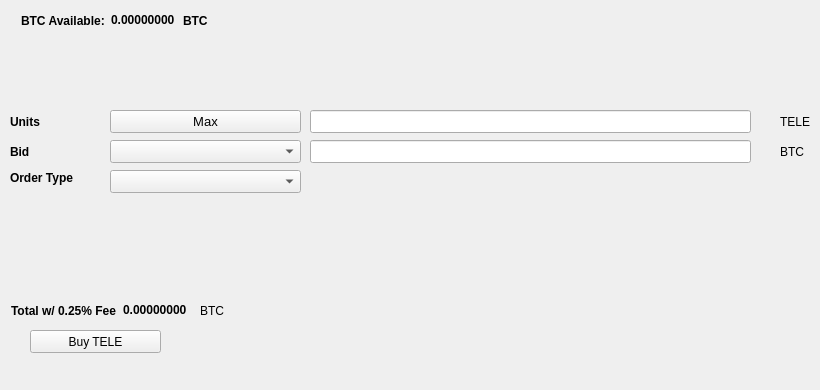
   <widget class="QWidget" name="BuyTab">
    <attribute name="title">
     <string>Buy</string>
    </attribute>
    <widget class="QPushButton" name="BuyTELE">
     <property name="geometry">
      <rect>
       <x>30</x>
       <y>330</y>
       <width>131</width>
       <height>23</height>
      </rect>
     </property>
     <property name="text">
      <string>Buy TELE</string>
     </property>
     <property name="icon">
      <iconset resource="../tele.qrc">
       <normaloff>:/icons/bitcoin</normaloff>:/icons/bitcoin</iconset>
     </property>
    </widget>
    <widget class="QLabel" name="label_3">
     <property name="geometry">
      <rect>
       <x>10</x>
       <y>110</y>
       <width>46</width>
       <height>23</height>
      </rect>
     </property>
     <property name="font">
      <font>
       <weight>75</weight>
       <bold>true</bold>
      </font>
     </property>
     <property name="text">
      <string>Units</string>
     </property>
    </widget>
    <widget class="QLineEdit" name="UnitsInput">
     <property name="geometry">
      <rect>
       <x>310</x>
       <y>110</y>
       <width>441</width>
       <height>23</height>
      </rect>
     </property>
     <property name="font">
      <font>
       <pointsize>9</pointsize>
       <weight>75</weight>
       <bold>true</bold>
      </font>
     </property>
    </widget>
    <widget class="QLineEdit" name="BuyBidPriceEdit">
     <property name="geometry">
      <rect>
       <x>310</x>
       <y>140</y>
       <width>441</width>
       <height>23</height>
      </rect>
     </property>
     <property name="font">
      <font>
       <pointsize>9</pointsize>
       <weight>75</weight>
       <bold>true</bold>
      </font>
     </property>
    </widget>
    <widget class="QLabel" name="label_4">
     <property name="geometry">
      <rect>
       <x>780</x>
       <y>110</y>
       <width>31</width>
       <height>23</height>
      </rect>
     </property>
     <property name="text">
      <string>TELE</string>
     </property>
    </widget>
    <widget class="QLabel" name="label_5">
     <property name="geometry">
      <rect>
       <x>780</x>
       <y>140</y>
       <width>31</width>
       <height>23</height>
      </rect>
     </property>
     <property name="text">
      <string>BTC</string>
     </property>
    </widget>
    <widget class="QLabel" name="label_6">
     <property name="geometry">
      <rect>
       <x>10</x>
       <y>140</y>
       <width>46</width>
       <height>23</height>
      </rect>
     </property>
     <property name="font">
      <font>
       <weight>75</weight>
       <bold>true</bold>
      </font>
     </property>
     <property name="text">
      <string>Bid</string>
     </property>
    </widget>
    <widget class="QLabel" name="label_7">
     <property name="geometry">
      <rect>
       <x>10</x>
       <y>170</y>
       <width>91</width>
       <height>16</height>
      </rect>
     </property>
     <property name="font">
      <font>
       <weight>75</weight>
       <bold>true</bold>
      </font>
     </property>
     <property name="text">
      <string>Order Type</string>
     </property>
    </widget>
    <widget class="QPushButton" name="Buy_Max_Amount">
     <property name="geometry">
      <rect>
       <x>110</x>
       <y>110</y>
       <width>191</width>
       <height>23</height>
      </rect>
     </property>
     <property name="font">
      <font>
       <pointsize>10</pointsize>
      </font>
     </property>
     <property name="text">
      <string>Max</string>
     </property>
    </widget>
    <widget class="QComboBox" name="BuyBidcomboBox">
     <property name="geometry">
      <rect>
       <x>110</x>
       <y>140</y>
       <width>191</width>
       <height>23</height>
      </rect>
     </property>
     <property name="font">
      <font>
       <pointsize>10</pointsize>
      </font>
     </property>
    </widget>
    <widget class="QComboBox" name="buyOrdertypeCombo">
     <property name="geometry">
      <rect>
       <x>110</x>
       <y>170</y>
       <width>191</width>
       <height>23</height>
      </rect>
     </property>
     <property name="font">
      <font>
       <pointsize>10</pointsize>
      </font>
     </property>
    </widget>
    <widget class="QWidget" name="layoutWidget1">
     <property name="geometry">
      <rect>
       <x>21</x>
       <y>11</y>
       <width>227</width>
       <height>19</height>
      </rect>
     </property>
     <layout class="QHBoxLayout" name="horizontalLayout_3">
      <item>
       <widget class="QLabel" name="label232">
        <property name="font">
         <font>
          <weight>75</weight>
          <bold>true</bold>
         </font>
        </property>
        <property name="text">
         <string>BTC Available:</string>
        </property>
       </widget>
      </item>
      <item>
       <widget class="QLabel" name="BtcAvailableLbl">
        <property name="palette">
         <palette>
          <active>
           <colorrole role="WindowText">
            <brush brushstyle="SolidPattern">
             <color alpha="255">
              <red>0</red>
              <green>0</green>
              <blue>0</blue>
             </color>
            </brush>
           </colorrole>
           <colorrole role="Button">
            <brush brushstyle="SolidPattern">
             <color alpha="255">
              <red>0</red>
              <green>170</green>
              <blue>0</blue>
             </color>
            </brush>
           </colorrole>
           <colorrole role="Light">
            <brush brushstyle="SolidPattern">
             <color alpha="255">
              <red>0</red>
              <green>255</green>
              <blue>0</blue>
             </color>
            </brush>
           </colorrole>
           <colorrole role="Midlight">
            <brush brushstyle="SolidPattern">
             <color alpha="255">
              <red>0</red>
              <green>212</green>
              <blue>0</blue>
             </color>
            </brush>
           </colorrole>
           <colorrole role="Dark">
            <brush brushstyle="SolidPattern">
             <color alpha="255">
              <red>0</red>
              <green>85</green>
              <blue>0</blue>
             </color>
            </brush>
           </colorrole>
           <colorrole role="Mid">
            <brush brushstyle="SolidPattern">
             <color alpha="255">
              <red>0</red>
              <green>113</green>
              <blue>0</blue>
             </color>
            </brush>
           </colorrole>
           <colorrole role="Text">
            <brush brushstyle="SolidPattern">
             <color alpha="255">
              <red>0</red>
              <green>170</green>
              <blue>0</blue>
             </color>
            </brush>
           </colorrole>
           <colorrole role="BrightText">
            <brush brushstyle="SolidPattern">
             <color alpha="255">
              <red>255</red>
              <green>255</green>
              <blue>255</blue>
             </color>
            </brush>
           </colorrole>
           <colorrole role="ButtonText">
            <brush brushstyle="SolidPattern">
             <color alpha="255">
              <red>0</red>
              <green>0</green>
              <blue>0</blue>
             </color>
            </brush>
           </colorrole>
           <colorrole role="Base">
            <brush brushstyle="SolidPattern">
             <color alpha="255">
              <red>255</red>
              <green>255</green>
              <blue>255</blue>
             </color>
            </brush>
           </colorrole>
           <colorrole role="Window">
            <brush brushstyle="SolidPattern">
             <color alpha="255">
              <red>0</red>
              <green>170</green>
              <blue>0</blue>
             </color>
            </brush>
           </colorrole>
           <colorrole role="Shadow">
            <brush brushstyle="SolidPattern">
             <color alpha="255">
              <red>0</red>
              <green>0</green>
              <blue>0</blue>
             </color>
            </brush>
           </colorrole>
           <colorrole role="AlternateBase">
            <brush brushstyle="SolidPattern">
             <color alpha="255">
              <red>127</red>
              <green>212</green>
              <blue>127</blue>
             </color>
            </brush>
           </colorrole>
           <colorrole role="ToolTipBase">
            <brush brushstyle="SolidPattern">
             <color alpha="255">
              <red>255</red>
              <green>255</green>
              <blue>220</blue>
             </color>
            </brush>
           </colorrole>
           <colorrole role="ToolTipText">
            <brush brushstyle="SolidPattern">
             <color alpha="255">
              <red>0</red>
              <green>0</green>
              <blue>0</blue>
             </color>
            </brush>
           </colorrole>
          </active>
          <inactive>
           <colorrole role="WindowText">
            <brush brushstyle="SolidPattern">
             <color alpha="255">
              <red>0</red>
              <green>0</green>
              <blue>0</blue>
             </color>
            </brush>
           </colorrole>
           <colorrole role="Button">
            <brush brushstyle="SolidPattern">
             <color alpha="255">
              <red>0</red>
              <green>170</green>
              <blue>0</blue>
             </color>
            </brush>
           </colorrole>
           <colorrole role="Light">
            <brush brushstyle="SolidPattern">
             <color alpha="255">
              <red>0</red>
              <green>255</green>
              <blue>0</blue>
             </color>
            </brush>
           </colorrole>
           <colorrole role="Midlight">
            <brush brushstyle="SolidPattern">
             <color alpha="255">
              <red>0</red>
              <green>212</green>
              <blue>0</blue>
             </color>
            </brush>
           </colorrole>
           <colorrole role="Dark">
            <brush brushstyle="SolidPattern">
             <color alpha="255">
              <red>0</red>
              <green>85</green>
              <blue>0</blue>
             </color>
            </brush>
           </colorrole>
           <colorrole role="Mid">
            <brush brushstyle="SolidPattern">
             <color alpha="255">
              <red>0</red>
              <green>113</green>
              <blue>0</blue>
             </color>
            </brush>
           </colorrole>
           <colorrole role="Text">
            <brush brushstyle="SolidPattern">
             <color alpha="255">
              <red>0</red>
              <green>170</green>
              <blue>0</blue>
             </color>
            </brush>
           </colorrole>
           <colorrole role="BrightText">
            <brush brushstyle="SolidPattern">
             <color alpha="255">
              <red>255</red>
              <green>255</green>
              <blue>255</blue>
             </color>
            </brush>
           </colorrole>
           <colorrole role="ButtonText">
            <brush brushstyle="SolidPattern">
             <color alpha="255">
              <red>0</red>
              <green>0</green>
              <blue>0</blue>
             </color>
            </brush>
           </colorrole>
           <colorrole role="Base">
            <brush brushstyle="SolidPattern">
             <color alpha="255">
              <red>255</red>
              <green>255</green>
              <blue>255</blue>
             </color>
            </brush>
           </colorrole>
           <colorrole role="Window">
            <brush brushstyle="SolidPattern">
             <color alpha="255">
              <red>0</red>
              <green>170</green>
              <blue>0</blue>
             </color>
            </brush>
           </colorrole>
           <colorrole role="Shadow">
            <brush brushstyle="SolidPattern">
             <color alpha="255">
              <red>0</red>
              <green>0</green>
              <blue>0</blue>
             </color>
            </brush>
           </colorrole>
           <colorrole role="AlternateBase">
            <brush brushstyle="SolidPattern">
             <color alpha="255">
              <red>127</red>
              <green>212</green>
              <blue>127</blue>
             </color>
            </brush>
           </colorrole>
           <colorrole role="ToolTipBase">
            <brush brushstyle="SolidPattern">
             <color alpha="255">
              <red>255</red>
              <green>255</green>
              <blue>220</blue>
             </color>
            </brush>
           </colorrole>
           <colorrole role="ToolTipText">
            <brush brushstyle="SolidPattern">
             <color alpha="255">
              <red>0</red>
              <green>0</green>
              <blue>0</blue>
             </color>
            </brush>
           </colorrole>
          </inactive>
          <disabled>
           <colorrole role="WindowText">
            <brush brushstyle="SolidPattern">
             <color alpha="255">
              <red>0</red>
              <green>85</green>
              <blue>0</blue>
             </color>
            </brush>
           </colorrole>
           <colorrole role="Button">
            <brush brushstyle="SolidPattern">
             <color alpha="255">
              <red>0</red>
              <green>170</green>
              <blue>0</blue>
             </color>
            </brush>
           </colorrole>
           <colorrole role="Light">
            <brush brushstyle="SolidPattern">
             <color alpha="255">
              <red>0</red>
              <green>255</green>
              <blue>0</blue>
             </color>
            </brush>
           </colorrole>
           <colorrole role="Midlight">
            <brush brushstyle="SolidPattern">
             <color alpha="255">
              <red>0</red>
              <green>212</green>
              <blue>0</blue>
             </color>
            </brush>
           </colorrole>
           <colorrole role="Dark">
            <brush brushstyle="SolidPattern">
             <color alpha="255">
              <red>0</red>
              <green>85</green>
              <blue>0</blue>
             </color>
            </brush>
           </colorrole>
           <colorrole role="Mid">
            <brush brushstyle="SolidPattern">
             <color alpha="255">
              <red>0</red>
              <green>113</green>
              <blue>0</blue>
             </color>
            </brush>
           </colorrole>
           <colorrole role="Text">
            <brush brushstyle="SolidPattern">
             <color alpha="255">
              <red>0</red>
              <green>85</green>
              <blue>0</blue>
             </color>
            </brush>
           </colorrole>
           <colorrole role="BrightText">
            <brush brushstyle="SolidPattern">
             <color alpha="255">
              <red>255</red>
              <green>255</green>
              <blue>255</blue>
             </color>
            </brush>
           </colorrole>
           <colorrole role="ButtonText">
            <brush brushstyle="SolidPattern">
             <color alpha="255">
              <red>0</red>
              <green>85</green>
              <blue>0</blue>
             </color>
            </brush>
           </colorrole>
           <colorrole role="Base">
            <brush brushstyle="SolidPattern">
             <color alpha="255">
              <red>0</red>
              <green>170</green>
              <blue>0</blue>
             </color>
            </brush>
           </colorrole>
           <colorrole role="Window">
            <brush brushstyle="SolidPattern">
             <color alpha="255">
              <red>0</red>
              <green>170</green>
              <blue>0</blue>
             </color>
            </brush>
           </colorrole>
           <colorrole role="Shadow">
            <brush brushstyle="SolidPattern">
             <color alpha="255">
              <red>0</red>
              <green>0</green>
              <blue>0</blue>
             </color>
            </brush>
           </colorrole>
           <colorrole role="AlternateBase">
            <brush brushstyle="SolidPattern">
             <color alpha="255">
              <red>0</red>
              <green>170</green>
              <blue>0</blue>
             </color>
            </brush>
           </colorrole>
           <colorrole role="ToolTipBase">
            <brush brushstyle="SolidPattern">
             <color alpha="255">
              <red>255</red>
              <green>255</green>
              <blue>220</blue>
             </color>
            </brush>
           </colorrole>
           <colorrole role="ToolTipText">
            <brush brushstyle="SolidPattern">
             <color alpha="255">
              <red>0</red>
              <green>0</green>
              <blue>0</blue>
             </color>
            </brush>
           </colorrole>
          </disabled>
         </palette>
        </property>
        <property name="font">
         <font>
          <weight>75</weight>
          <bold>true</bold>
         </font>
        </property>
        <property name="text">
         <string>0.00000000</string>
        </property>
        <property name="textInteractionFlags">
         <set>Qt::LinksAccessibleByMouse|Qt::TextSelectableByKeyboard|Qt::TextSelectableByMouse</set>
        </property>
       </widget>
      </item>
      <item>
       <widget class="QLabel" name="BtcAvailableLbl_2">
        <property name="font">
         <font>
          <weight>75</weight>
          <bold>true</bold>
         </font>
        </property>
        <property name="text">
         <string>BTC</string>
        </property>
       </widget>
      </item>
     </layout>
    </widget>
    <widget class="QWidget" name="layoutWidge2">
     <property name="geometry">
      <rect>
       <x>11</x>
       <y>301</y>
       <width>259</width>
       <height>19</height>
      </rect>
     </property>
     <layout class="QHBoxLayout" name="horizontalLayout_4">
      <item>
       <widget class="QLabel" name="label_9">
        <property name="font">
         <font>
          <weight>75</weight>
          <bold>true</bold>
         </font>
        </property>
        <property name="text">
         <string>Total w/ 0.25% Fee</string>
        </property>
       </widget>
      </item>
      <item>
       <widget class="QLabel" name="BuyCostLabel">
        <property name="palette">
         <palette>
          <active>
           <colorrole role="WindowText">
            <brush brushstyle="SolidPattern">
             <color alpha="255">
              <red>0</red>
              <green>0</green>
              <blue>0</blue>
             </color>
            </brush>
           </colorrole>
           <colorrole role="Button">
            <brush brushstyle="SolidPattern">
             <color alpha="255">
              <red>0</red>
              <green>170</green>
              <blue>0</blue>
             </color>
            </brush>
           </colorrole>
           <colorrole role="Light">
            <brush brushstyle="SolidPattern">
             <color alpha="255">
              <red>0</red>
              <green>255</green>
              <blue>0</blue>
             </color>
            </brush>
           </colorrole>
           <colorrole role="Midlight">
            <brush brushstyle="SolidPattern">
             <color alpha="255">
              <red>0</red>
              <green>212</green>
              <blue>0</blue>
             </color>
            </brush>
           </colorrole>
           <colorrole role="Dark">
            <brush brushstyle="SolidPattern">
             <color alpha="255">
              <red>0</red>
              <green>85</green>
              <blue>0</blue>
             </color>
            </brush>
           </colorrole>
           <colorrole role="Mid">
            <brush brushstyle="SolidPattern">
             <color alpha="255">
              <red>0</red>
              <green>113</green>
              <blue>0</blue>
             </color>
            </brush>
           </colorrole>
           <colorrole role="Text">
            <brush brushstyle="SolidPattern">
             <color alpha="255">
              <red>0</red>
              <green>170</green>
              <blue>0</blue>
             </color>
            </brush>
           </colorrole>
           <colorrole role="BrightText">
            <brush brushstyle="SolidPattern">
             <color alpha="255">
              <red>255</red>
              <green>255</green>
              <blue>255</blue>
             </color>
            </brush>
           </colorrole>
           <colorrole role="ButtonText">
            <brush brushstyle="SolidPattern">
             <color alpha="255">
              <red>0</red>
              <green>0</green>
              <blue>0</blue>
             </color>
            </brush>
           </colorrole>
           <colorrole role="Base">
            <brush brushstyle="SolidPattern">
             <color alpha="255">
              <red>255</red>
              <green>255</green>
              <blue>255</blue>
             </color>
            </brush>
           </colorrole>
           <colorrole role="Window">
            <brush brushstyle="SolidPattern">
             <color alpha="255">
              <red>0</red>
              <green>170</green>
              <blue>0</blue>
             </color>
            </brush>
           </colorrole>
           <colorrole role="Shadow">
            <brush brushstyle="SolidPattern">
             <color alpha="255">
              <red>0</red>
              <green>0</green>
              <blue>0</blue>
             </color>
            </brush>
           </colorrole>
           <colorrole role="AlternateBase">
            <brush brushstyle="SolidPattern">
             <color alpha="255">
              <red>127</red>
              <green>212</green>
              <blue>127</blue>
             </color>
            </brush>
           </colorrole>
           <colorrole role="ToolTipBase">
            <brush brushstyle="SolidPattern">
             <color alpha="255">
              <red>255</red>
              <green>255</green>
              <blue>220</blue>
             </color>
            </brush>
           </colorrole>
           <colorrole role="ToolTipText">
            <brush brushstyle="SolidPattern">
             <color alpha="255">
              <red>0</red>
              <green>0</green>
              <blue>0</blue>
             </color>
            </brush>
           </colorrole>
          </active>
          <inactive>
           <colorrole role="WindowText">
            <brush brushstyle="SolidPattern">
             <color alpha="255">
              <red>0</red>
              <green>0</green>
              <blue>0</blue>
             </color>
            </brush>
           </colorrole>
           <colorrole role="Button">
            <brush brushstyle="SolidPattern">
             <color alpha="255">
              <red>0</red>
              <green>170</green>
              <blue>0</blue>
             </color>
            </brush>
           </colorrole>
           <colorrole role="Light">
            <brush brushstyle="SolidPattern">
             <color alpha="255">
              <red>0</red>
              <green>255</green>
              <blue>0</blue>
             </color>
            </brush>
           </colorrole>
           <colorrole role="Midlight">
            <brush brushstyle="SolidPattern">
             <color alpha="255">
              <red>0</red>
              <green>212</green>
              <blue>0</blue>
             </color>
            </brush>
           </colorrole>
           <colorrole role="Dark">
            <brush brushstyle="SolidPattern">
             <color alpha="255">
              <red>0</red>
              <green>85</green>
              <blue>0</blue>
             </color>
            </brush>
           </colorrole>
           <colorrole role="Mid">
            <brush brushstyle="SolidPattern">
             <color alpha="255">
              <red>0</red>
              <green>113</green>
              <blue>0</blue>
             </color>
            </brush>
           </colorrole>
           <colorrole role="Text">
            <brush brushstyle="SolidPattern">
             <color alpha="255">
              <red>0</red>
              <green>170</green>
              <blue>0</blue>
             </color>
            </brush>
           </colorrole>
           <colorrole role="BrightText">
            <brush brushstyle="SolidPattern">
             <color alpha="255">
              <red>255</red>
              <green>255</green>
              <blue>255</blue>
             </color>
            </brush>
           </colorrole>
           <colorrole role="ButtonText">
            <brush brushstyle="SolidPattern">
             <color alpha="255">
              <red>0</red>
              <green>0</green>
              <blue>0</blue>
             </color>
            </brush>
           </colorrole>
           <colorrole role="Base">
            <brush brushstyle="SolidPattern">
             <color alpha="255">
              <red>255</red>
              <green>255</green>
              <blue>255</blue>
             </color>
            </brush>
           </colorrole>
           <colorrole role="Window">
            <brush brushstyle="SolidPattern">
             <color alpha="255">
              <red>0</red>
              <green>170</green>
              <blue>0</blue>
             </color>
            </brush>
           </colorrole>
           <colorrole role="Shadow">
            <brush brushstyle="SolidPattern">
             <color alpha="255">
              <red>0</red>
              <green>0</green>
              <blue>0</blue>
             </color>
            </brush>
           </colorrole>
           <colorrole role="AlternateBase">
            <brush brushstyle="SolidPattern">
             <color alpha="255">
              <red>127</red>
              <green>212</green>
              <blue>127</blue>
             </color>
            </brush>
           </colorrole>
           <colorrole role="ToolTipBase">
            <brush brushstyle="SolidPattern">
             <color alpha="255">
              <red>255</red>
              <green>255</green>
              <blue>220</blue>
             </color>
            </brush>
           </colorrole>
           <colorrole role="ToolTipText">
            <brush brushstyle="SolidPattern">
             <color alpha="255">
              <red>0</red>
              <green>0</green>
              <blue>0</blue>
             </color>
            </brush>
           </colorrole>
          </inactive>
          <disabled>
           <colorrole role="WindowText">
            <brush brushstyle="SolidPattern">
             <color alpha="255">
              <red>0</red>
              <green>85</green>
              <blue>0</blue>
             </color>
            </brush>
           </colorrole>
           <colorrole role="Button">
            <brush brushstyle="SolidPattern">
             <color alpha="255">
              <red>0</red>
              <green>170</green>
              <blue>0</blue>
             </color>
            </brush>
           </colorrole>
           <colorrole role="Light">
            <brush brushstyle="SolidPattern">
             <color alpha="255">
              <red>0</red>
              <green>255</green>
              <blue>0</blue>
             </color>
            </brush>
           </colorrole>
           <colorrole role="Midlight">
            <brush brushstyle="SolidPattern">
             <color alpha="255">
              <red>0</red>
              <green>212</green>
              <blue>0</blue>
             </color>
            </brush>
           </colorrole>
           <colorrole role="Dark">
            <brush brushstyle="SolidPattern">
             <color alpha="255">
              <red>0</red>
              <green>85</green>
              <blue>0</blue>
             </color>
            </brush>
           </colorrole>
           <colorrole role="Mid">
            <brush brushstyle="SolidPattern">
             <color alpha="255">
              <red>0</red>
              <green>113</green>
              <blue>0</blue>
             </color>
            </brush>
           </colorrole>
           <colorrole role="Text">
            <brush brushstyle="SolidPattern">
             <color alpha="255">
              <red>0</red>
              <green>85</green>
              <blue>0</blue>
             </color>
            </brush>
           </colorrole>
           <colorrole role="BrightText">
            <brush brushstyle="SolidPattern">
             <color alpha="255">
              <red>255</red>
              <green>255</green>
              <blue>255</blue>
             </color>
            </brush>
           </colorrole>
           <colorrole role="ButtonText">
            <brush brushstyle="SolidPattern">
             <color alpha="255">
              <red>0</red>
              <green>85</green>
              <blue>0</blue>
             </color>
            </brush>
           </colorrole>
           <colorrole role="Base">
            <brush brushstyle="SolidPattern">
             <color alpha="255">
              <red>0</red>
              <green>170</green>
              <blue>0</blue>
             </color>
            </brush>
           </colorrole>
           <colorrole role="Window">
            <brush brushstyle="SolidPattern">
             <color alpha="255">
              <red>0</red>
              <green>170</green>
              <blue>0</blue>
             </color>
            </brush>
           </colorrole>
           <colorrole role="Shadow">
            <brush brushstyle="SolidPattern">
             <color alpha="255">
              <red>0</red>
              <green>0</green>
              <blue>0</blue>
             </color>
            </brush>
           </colorrole>
           <colorrole role="AlternateBase">
            <brush brushstyle="SolidPattern">
             <color alpha="255">
              <red>0</red>
              <green>170</green>
              <blue>0</blue>
             </color>
            </brush>
           </colorrole>
           <colorrole role="ToolTipBase">
            <brush brushstyle="SolidPattern">
             <color alpha="255">
              <red>255</red>
              <green>255</green>
              <blue>220</blue>
             </color>
            </brush>
           </colorrole>
           <colorrole role="ToolTipText">
            <brush brushstyle="SolidPattern">
             <color alpha="255">
              <red>0</red>
              <green>0</green>
              <blue>0</blue>
             </color>
            </brush>
           </colorrole>
          </disabled>
         </palette>
        </property>
        <property name="font">
         <font>
          <weight>75</weight>
          <bold>true</bold>
         </font>
        </property>
        <property name="autoFillBackground">
         <bool>false</bool>
        </property>
        <property name="text">
         <string>0.00000000</string>
        </property>
        <property name="textInteractionFlags">
         <set>Qt::LinksAccessibleByMouse|Qt::TextSelectableByMouse</set>
        </property>
       </widget>
      </item>
      <item>
       <widget class="QLabel" name="label_10">
        <property name="font">
         <font>
          <weight>50</weight>
          <bold>false</bold>
         </font>
        </property>
        <property name="text">
         <string>BTC</string>
        </property>
       </widget>
      </item>
     </layout>
    </widget>
    <widget class="QLabel" name="label_24">
     <property name="geometry">
      <rect>
       <x>460</x>
       <y>300</y>
       <width>281</width>
       <height>81</height>
      </rect>
     </property>
     <property name="text">
      <string/>
     </property>
     <property name="pixmap">
      <pixmap>:/images/bittrex</pixmap>
     </property>
    </widget>
   </widget>
